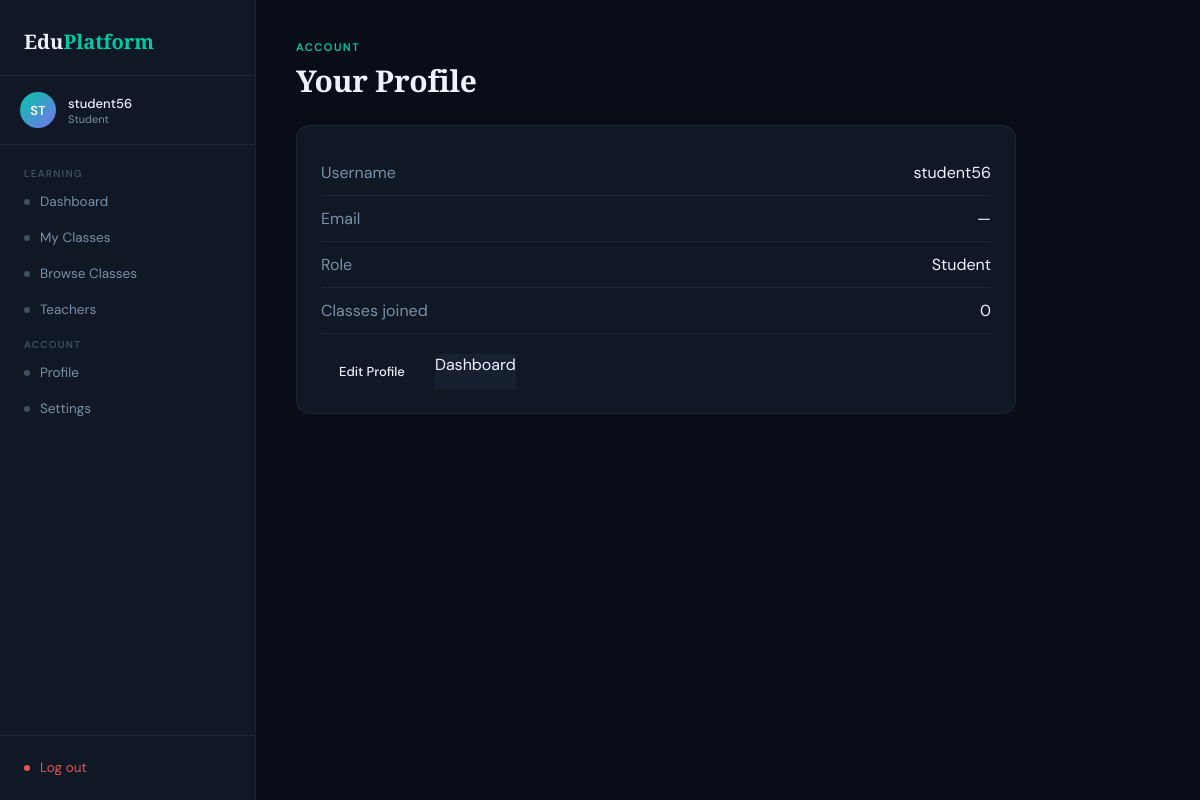
/student/profile/ (signed in), run on the app's committed database.
### accounts/models.py (models this page shows)
class User(AbstractUser):
    ROLE_CHOICE= (
        ('student', 'Student'),
        ('teacher', 'Teacher')
    )
    role =models.CharField(max_length = 10, choices= ROLE_CHOICE)

### student/views.py (the view)
    def wrapped(request, *args, **kwargs):
        if not request.user.is_authenticated:
            return redirect('accounts:login')
        if request.user.role != 'student':
            return redirect('accounts:login')
        return view_func(request, *args, **kwargs)

### student/views.py (called while the page is built)
def student_required(view_func):
    def wrapped(request, *args, **kwargs):
        if not request.user.is_authenticated:
            return redirect('accounts:login')
        if request.user.role != 'student':
            return redirect('accounts:login')
        return view_func(request, *args, **kwargs)
    return wrapped

def _student_profile(user):
    return Student.objects.select_related('user').filter(user=user).first()

@student_required
def student_profile(request):
    student = _student_profile(request.user)
    enrollments = Membership.objects.filter(student=student).select_related('class_obj') if student else Membership.objects.none()
    return render(request, 'student/profile.html', {
        'student_profile': student,
        'enrollment_count': enrollments.count(),
    })

### student/templates/student/profile.html (shortened to what this page needs)
{% extends 'student/base.html' %}
{% block content %}
<div class="page-eyebrow">Account</div>
<h1 class="page-title">Your Profile</h1>
<div class="card" style="margin-top:24px; max-width: 720px;">
  <div class="row"><span class="key">Username</span><span class="val">{{ user.username }}</span></div>
  <div class="row"><span class="key">Email</span><span class="val">{{ user.email|default:"—" }}</span></div>
  <div class="row"><span class="key">Role</span><span class="val">Student</span></div>
  <div class="row"><span class="key">Classes joined</span><span class="val">{{ enrollment_count|default:0 }}</span></div>
  <div class="actions">
    <a class="btn" href="{% url 'student:settings' %}">Edit Profile</a>
    <a class="secondary" href="{% url 'student:dashboard' %}">Dashboard</a>
  </div>
</div>
{% endblock %}

### student/templates/student/base.html (shortened to what this page needs)
<!DOCTYPE html>
<html lang="en">
<head>
</head>
<body>
<aside class="sidebar">
    <div class="sidebar-logo">
        <div class="logo-text">Edu<span>Platform</span></div>
    </div>
    <div class="sidebar-user">
        <div class="avatar">{{ user.username|slice:":2"|upper }}</div>
        <div>
            <div class="user-name">{{ user.username }}</div>
            <div class="user-role">Student</div>
        </div>
    </div>
    <nav class="sidebar-nav">
        <div class="nav-label">Learning</div>
        <a href="{% url 'student:dashboard' %}" class="nav-item {% if active_page == 'dashboard' %}active{% endif %}"><span class="nav-dot"></span> Dashboard</a>
        <a href="{% url 'student:my_classes' %}" class="nav-item {% if active_page == 'my_classes' %}active{% endif %}"><span class="nav-dot"></span> My Classes</a>
        <a href="{% url 'student:all_classes' %}" class="nav-item {% if active_page == 'all_classes' %}active{% endif %}"><span class="nav-dot"></span> Browse Classes</a>
        <a href="{% url 'student:teachers' %}" class="nav-item {% if active_page == 'teachers' %}active{% endif %}"><span class="nav-dot"></span> Teachers</a>
        <div class="nav-label">Account</div>
        <a href="{% url 'student:profile' %}" class="nav-item {% if active_page == 'profile' %}active{% endif %}"><span class="nav-dot"></span> Profile</a>
        <a href="{% url 'student:settings' %}" class="nav-item {% if active_page == 'settings' %}active{% endif %}"><span class="nav-dot"></span> Settings</a>
    </nav>
    <div class="sidebar-footer">
        <a href="{% url 'accounts:logout' %}" class="nav-item" style="color:#e05555;"><span class="nav-dot" style="background:#e05555;"></span> Log out</a>
    </div>
</aside>
<main class="main">
    <div class="page-shell">
        {% block content %}{% endblock %}
    </div>
</main>
</body>
</html>

### student/templates/student/base.html (style rules this page uses)
*, *::before, *::after { box-sizing: border-box; }
:root { --bg: #080d18; --bg-card: #0f1824; --bg-surface: #172030; --accent: #00c9a7; --accent-soft: rgba(0,201,167,0.12); --accent2: #7b6ff0; --text-primary: #eef2ff; --text-secondary: #7a90a8; --text-muted: #3e5060; --border: rgba(255,255,255,0.06); --border-strong: rgba(255,255,255,0.12); --radius: 14px; --radius-sm: 8px; }
body { margin: 0; font-family: 'DM Sans', sans-serif; background: var(--bg); color: var(--text-primary); min-height: 100vh; display: flex; }
a { color: inherit; text-decoration: none; }
.sidebar { width: 256px; background: var(--bg-card); border-right: 1px solid var(--border); display: flex; flex-direction: column; position: fixed; top: 0; left: 0; height: 100vh; z-index: 100; }
.sidebar-logo { padding: 28px 24px 20px; border-bottom: 1px solid var(--border); }
.logo-text { font-family: 'Playfair Display', serif; font-size: 20px; font-weight: 600; }
.logo-text span { color: var(--accent); }
.sidebar-user { padding: 16px 20px; display: flex; align-items: center; gap: 12px; border-bottom: 1px solid var(--border); }
.avatar { width: 36px; height: 36px; border-radius: 50%; background: linear-gradient(135deg, var(--accent), var(--accent2)); display: flex; align-items: center; justify-content: center; font-weight: 600; font-size: 13px; color: #fff; flex-shrink: 0; }
.user-name { font-size: 13px; font-weight: 500; }
.user-role { font-size: 11px; color: var(--text-secondary); }
.sidebar-nav { flex: 1; padding: 12px; overflow-y: auto; }
.nav-label { font-size: 10px; font-weight: 600; text-transform: uppercase; letter-spacing: 1.2px; color: var(--text-muted); padding: 10px 12px 4px; }
.nav-item { display: flex; align-items: center; gap: 10px; padding: 9px 12px; border-radius: var(--radius-sm); color: var(--text-secondary); font-size: 13.5px; transition: all 0.15s; margin-bottom: 1px; }
.nav-dot { width: 6px; height: 6px; border-radius: 50%; background: var(--text-muted); flex-shrink: 0; }
.sidebar-footer { padding: 14px 12px; border-top: 1px solid var(--border); }
.main { margin-left: 256px; flex: 1; padding: 40px; min-height: 100vh; }
.page-shell { max-width: 1200px; }
.page-eyebrow { font-size: 11px; font-weight: 600; text-transform: uppercase; letter-spacing: 1.5px; color: var(--accent); margin-bottom: 6px; }
.page-title { font-family: 'Playfair Display', serif; font-size: 30px; font-weight: 600; letter-spacing: -0.3px; margin: 0; }
.card { background: var(--bg-card); border: 1px solid var(--border); border-radius: var(--radius); padding: 24px; }
.btn { display: inline-flex; align-items: center; gap: 7px; padding: 9px 18px; border-radius: var(--radius-sm); font-family: 'DM Sans', sans-serif; font-size: 13px; font-weight: 500; cursor: pointer; text-decoration: none; border: none; transition: all 0.15s; }
.row { display:flex; justify-content:space-between; gap: 16px; padding: 12px 0; border-bottom:1px solid rgba(255,255,255,0.06); }
.key { color:#7a90a8; }
.val { color:#eef2ff; text-align:right; }
.actions { display:flex; gap: 12px; margin-top: 20px; flex-wrap: wrap; }
.secondary { background:#172030; color:#eef2ff; }

### data on the page
User: username "ST", username "student56", email "—"

### other printed values
{{ enrollment_count|default:0 }} "0"
